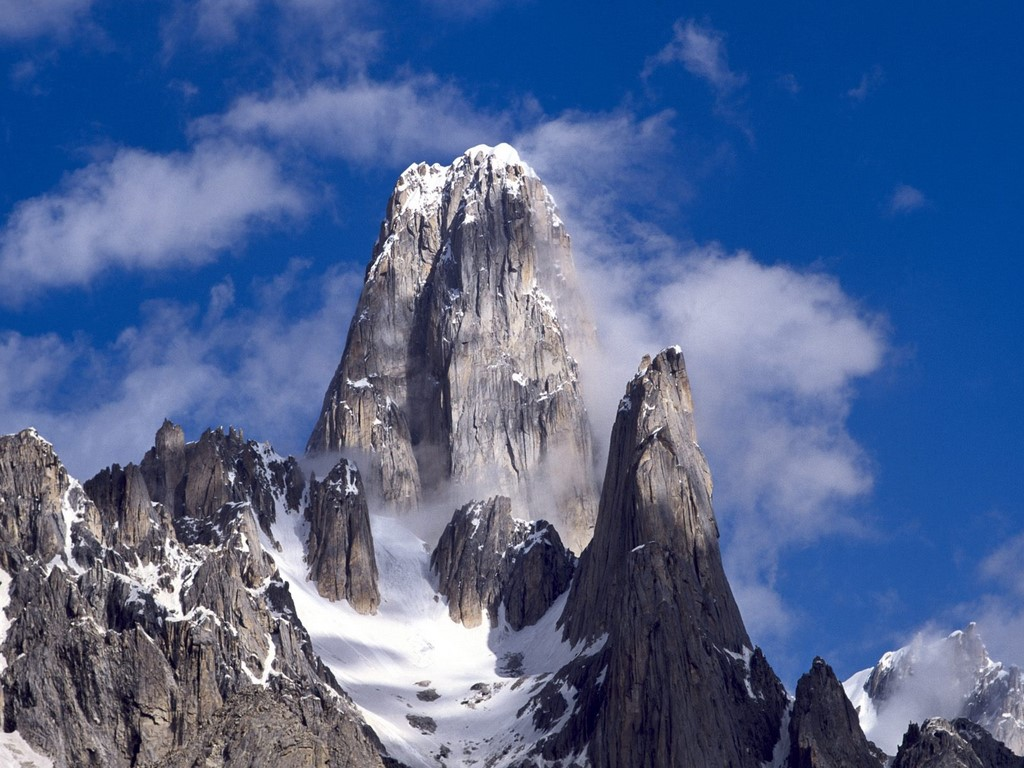
#> input picture opencv-python/python/data/karakoram-imgur.com.jpg, 1024 x 768 px
$ python cartoon-1.py
#> lines starting #> are read from the running program, lines starting #| are printed output that depends on the picture; after the words box and inside, x2 and y2 are one past the last pixel; in counts of white or black regions, pixels touching at a corner belong together
import cv2
import numpy as np
import imageio
import matplotlib.pyplot as plt

# show the image
def imshow (img, title=None):
    if img.ndim == 3:
        plt.imshow (img)
    else:
        plt.imshow (img, cmap='gray')

    if title is None: title = 'imshow'
    plt.title (title)
    plt.pause (1)
    plt.close ()
#

img = imageio.imread('data/karakoram-imgur.com.jpg')
#> img is the input picture: shape (768, 1024, 3); mean R, G, B 79, 100.3, 143.5
if img is None:
    print ('image file open error')
    sys.exit ()
#
print (img.shape)
#| (768, 1024, 3)
imshow (img, 'Source Image')


# 1) Edges
gray = cv2.cvtColor(img, cv2.COLOR_BGR2GRAY)
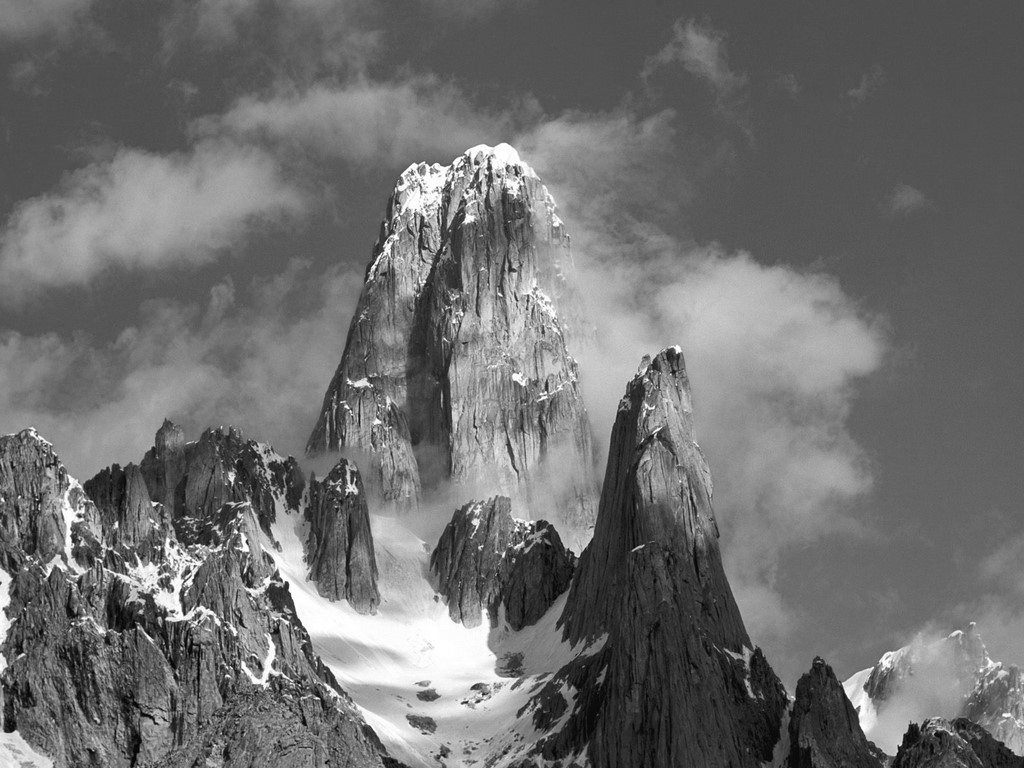
#> gray: shape (768, 1024); min 1, max 255, mean 110.8
gray = cv2.medianBlur(gray, 5)
edges = cv2.adaptiveThreshold(gray, 255, cv2.ADAPTIVE_THRESH_MEAN_C, cv2.THRESH_BINARY, 9, 9)
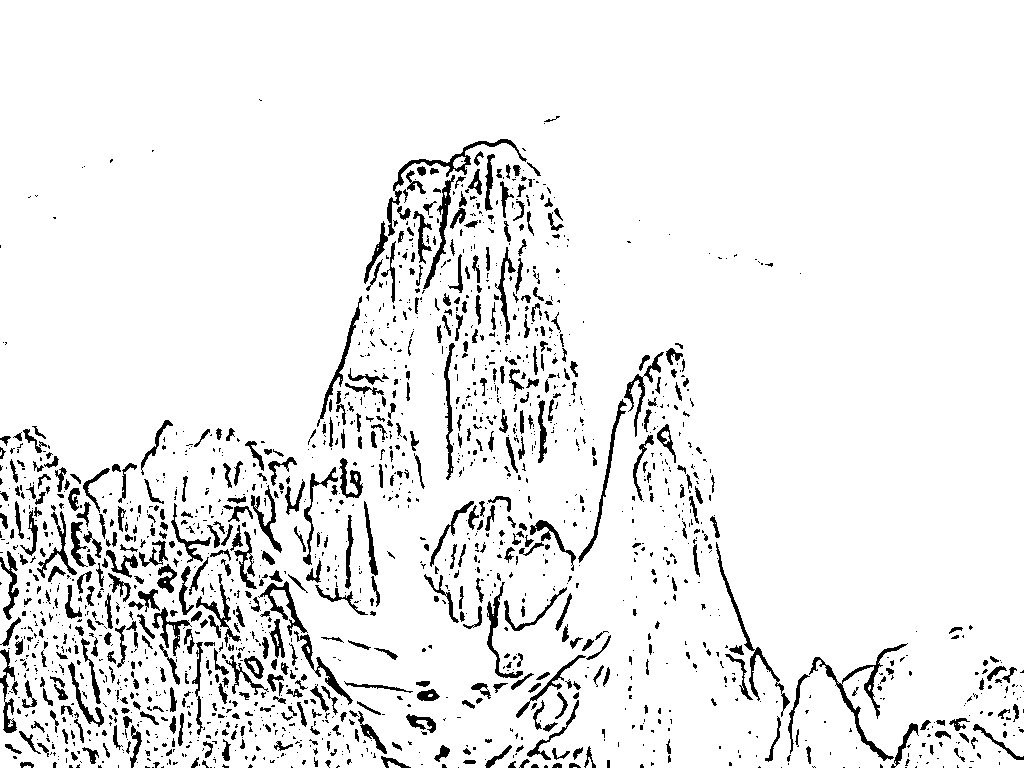
#> edges: shape (768, 1024); 92.6% white; 1775 black regions (1205 under 20 px), largest, box (x1, y1, x2, y2) and area: (809, 643, 908, 761) 1186, (387, 139, 527, 236) 1013, (716, 542, 790, 717) 842

# 2) Color
color = cv2.bilateralFilter(img, 9, 300, 300)

# 3) Cartoon
cartoon = cv2.bitwise_and(color, color, mask=edges)
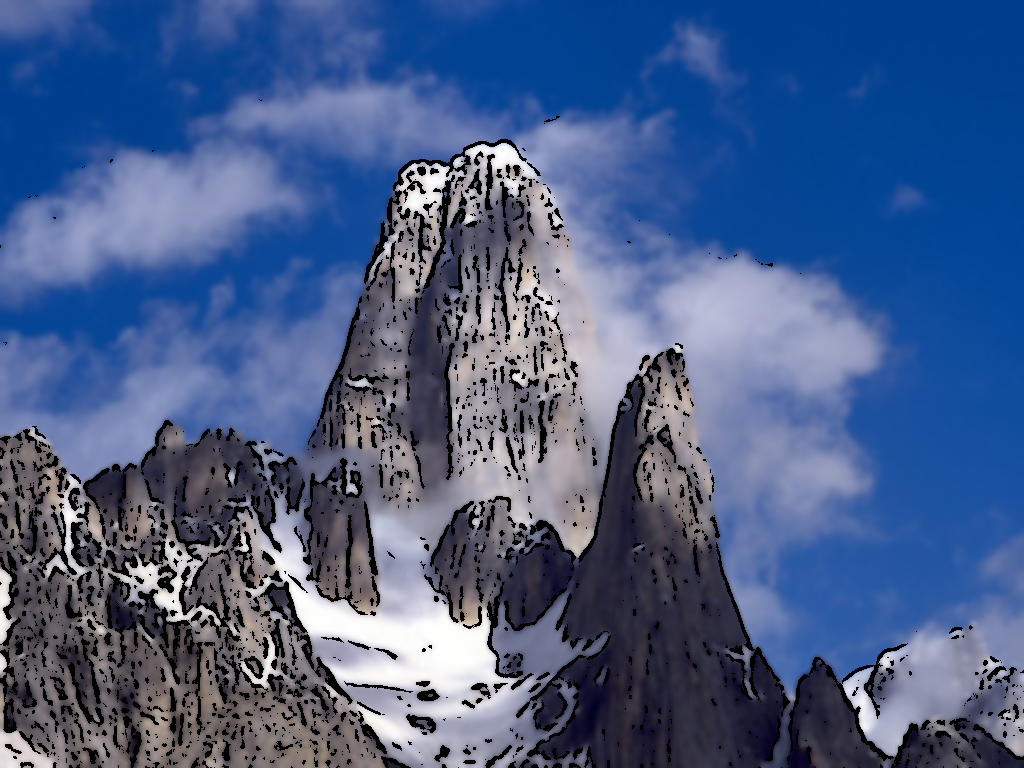
#> cartoon: shape (768, 1024, 3); mean R, G, B 72.1, 93.6, 135.8

# display
imshow(color, "color")
imshow(edges, "edges")
imshow(cartoon, "Cartoon-like")

# EOF

$ run again, with opencv-python/python/data/filter_input.jpg copied over opencv-python/python/data/karakoram-imgur.com.jpg
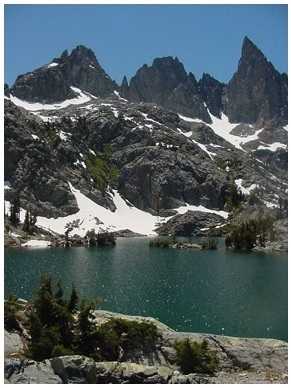
#> input picture opencv-python/python/data/filter_input.jpg, 291 x 388 px
#> img is the input picture: shape (388, 291, 3); mean R, G, B 83.1, 95.8, 99.6
#| (388, 291, 3)
#> `edges = cv2.adaptiveThreshold(gray, 255, cv2.ADAPTIVE_THRESH_MEAN_C, c..`:
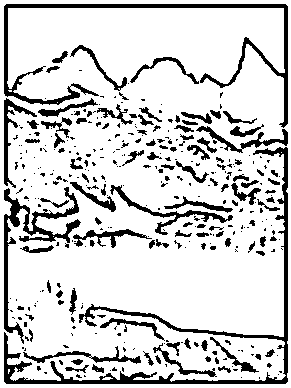
#> edges: shape (388, 291); 82.3% white; 349 black regions (238 under 20 px), largest, box (x1, y1, x2, y2) and area: (4, 147, 288, 384) 3863, (4, 4, 288, 128) 3041, (4, 187, 81, 344) 1847
#> `cartoon = cv2.bitwise_and(color, color, mask=edges)`:
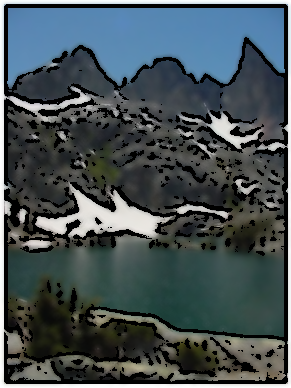
#> cartoon: shape (388, 291, 3); mean R, G, B 69.3, 80.9, 84.7
